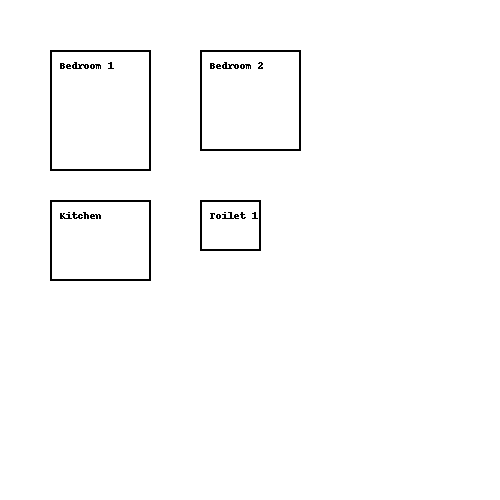

Write Python code to recreate this figure.
from PIL import Image, ImageDraw, ImageFont

def draw_room(draw, top_left, dimensions, label):
    x, y = top_left
    width, height = dimensions
    draw.rectangle([x, y, x + width, y + height], outline="black", width=2)
    draw.text((x + 10, y + 10), label, fill="black")

def generate_layout_image(data):

    img_width = 500
    img_height = 500

    img = Image.new('RGB', (img_width, img_height), color = 'white')
    draw = ImageDraw.Draw(img)
    
    positions = {
        "bedrooms": [(50, 50), (200, 50)],
        "kitchen": (50, 200),
        "toilets": [(200, 200)]
    }

    for i, bedroom in enumerate(data['bedrooms']):
        position = positions['bedrooms'][i]
        draw_room(draw, position, (bedroom['width'] * 10, bedroom['length'] * 10), f"Bedroom {i+1}")

    kitchen = data['kitchen']
    draw_room(draw, positions['kitchen'], (kitchen['width'] * 10, kitchen['length'] * 10), "Kitchen")

    for i, toilet in enumerate(data['toilets']):
        position = positions['toilets'][i]
        draw_room(draw, position, (toilet['width'] * 10, toilet['length'] * 10), f"Toilet {i+1}")

    img.save('layout.png')

# Example dict
data = {
    "bedrooms": [
        {"area": 120, "length": 12, "width": 10, "min_aspect_ratio": 1.2, "max_aspect_ratio": 1.5},
        {"area": 100, "length": 10, "width": 10, "min_aspect_ratio": 1.0, "max_aspect_ratio": 1.2}
    ],
    "kitchen": {"area": 80, "length": 8, "width": 10, "min_aspect_ratio": 0.8, "max_aspect_ratio": 1.0},
    "toilets": [
        {"area": 30, "length": 5, "width": 6, "min_aspect_ratio": 0.83, "max_aspect_ratio": 1.0}
    ]
}

generate_layout_image(data)
